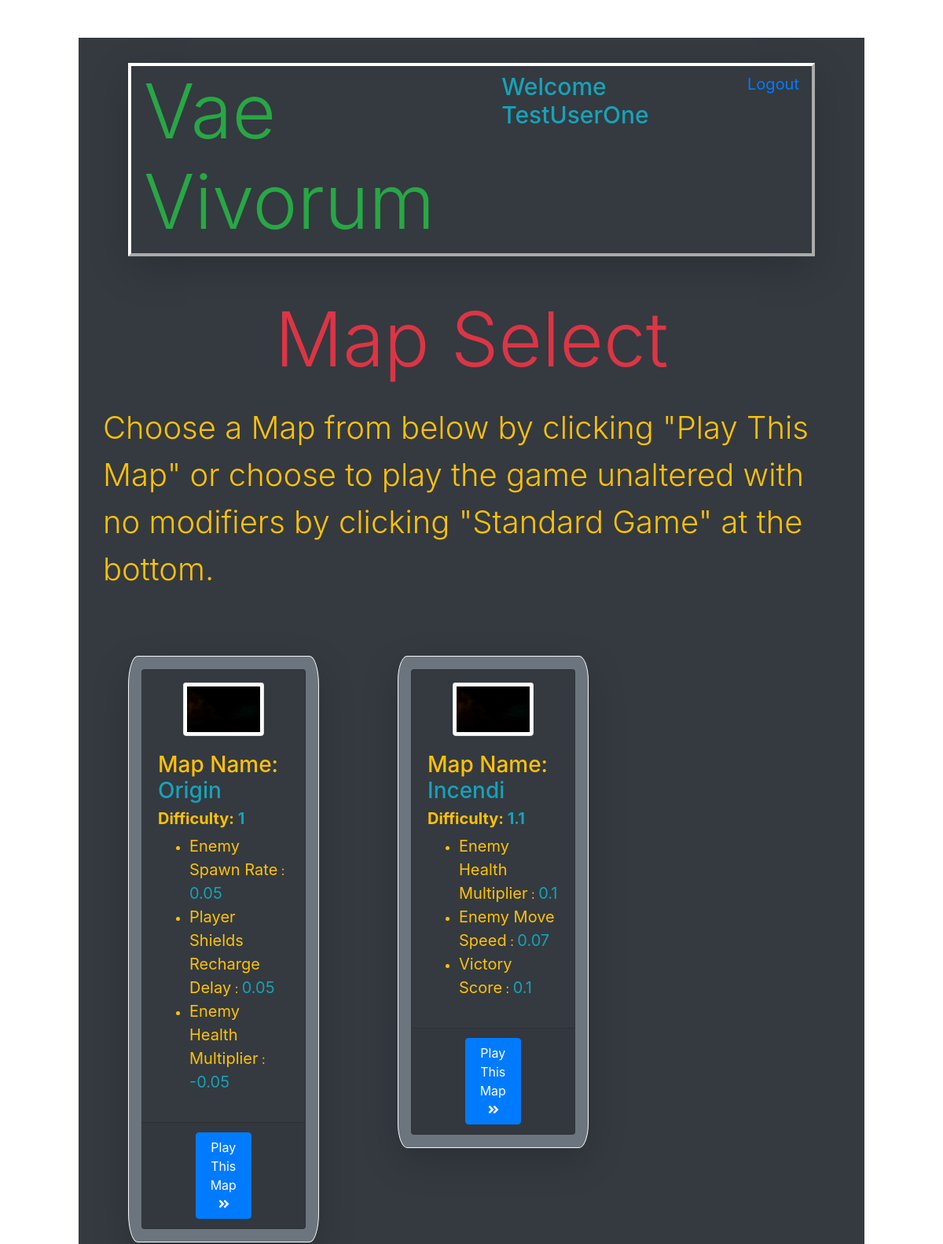
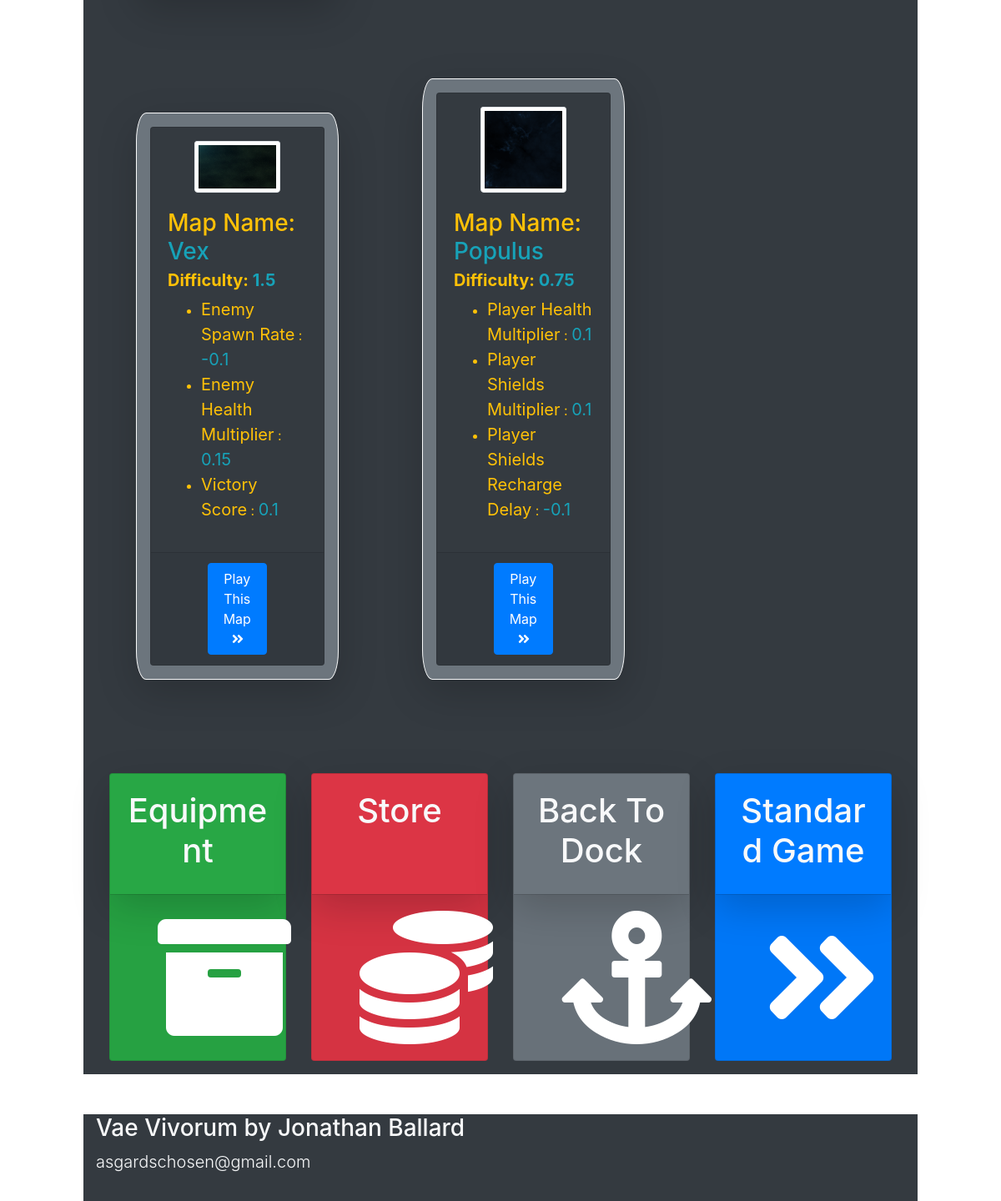
The app's page /map (signed in) with its own data (2 pictures, top to bottom).
### models.py (models this page shows)
class Users(db.Model):
    __tablename__ = "Users"
    id = db.Column(db.Integer, primary_key=True)
    username = db.Column(db.String(255))
    email = db.Column(db.String(255))
    password = db.Column(db.String(255))
    created_at = db.Column(db.DateTime)
    updated_at = db.Column(db.DateTime)
    current_kills = db.Column(db.Integer, default=0)
    current_score = db.Column(db.Integer, default=0)
    current_money = db.Column(db.Integer, default=0)
    current_xp = db.Column(db.Integer, default=0)
    current_level = db.Column(db.Integer, default=0)
    active_ship = db.Column(db.Integer, default=0)
    abilityPointsEarned = db.Column(db.Integer, default=0)
    abilityPointsSpent = db.Column(db.Integer, default = 0)
    passive1 = db.Column(db.Integer, default=0)
    passive2 = db.Column(db.Integer, default=0)
    passive3 = db.Column(db.Integer, default=0)
    passive4 = db.Column(db.Integer, default=0)
    passive5 = db.Column(db.Integer, default=0)
    passive6 = db.Column(db.Integer, default=0)
    passive7 = db.Column(db.Integer, default=0)
    passive8 = db.Column(db.Integer, default=0)
    passive9 = db.Column(db.Integer, default=0)
    passive10 = db.Column(db.Integer, default=0)
    passive11 = db.Column(db.Integer, default=0)
    passive12 = db.Column(db.Integer, default=0)
    passive13 = db.Column(db.Integer, default=0)
    passive14 = db.Column(db.Integer, default=0)
    passive15 = db.Column(db.Integer, default=0)
    passive16 = db.Column(db.Integer, default=0)
    passive17 = db.Column(db.Integer, default=0)
    passive18 = db.Column(db.Integer, default=0)
    passive19 = db.Column(db.Integer, default=0)
    passive20 = db.Column(db.Integer, default=0)
    character_active_ability_id = db.Column(db.Integer, db.ForeignKey("Active_Abilities.id", ondelete="cascade"))
    passive_abilities_this_user_has = db.relationship('User_Character', backref="characters_that_have_this_passive")

class Map(db.Model):
    __tablename__ = "Map"
    id = db.Column(db.Integer, primary_key=True)
    name = db.Column(db.String(255))
    background = db.Column(db.String(255))
    difficulty = db.Column(db.Integer)
    modifier1Name = db.Column(db.String(255))
    modifier1Amount = db.Column(db.Integer)
    modifier2Name = db.Column(db.String(255))
    modifier2Amount = db.Column(db.Integer)
    modifier3Name = db.Column(db.String(255))
    modifier3Amount = db.Column(db.Integer)

### app.py (the view)
@app.route('/map')
def map():
    loggedInUser = Users.query.get(session['id'])
    allMaps = Map.query.all()
    print('allMaps***************************************************',allMaps)
    return render_template("map.html", thisUser = loggedInUser, allMaps = allMaps)

### templates/map.html (shortened to what this page needs)
<!DOCTYPE html>
<html lang="en">
<head>
    <link rel="stylesheet" href="https://stackpath.bootstrapcdn.com/bootstrap/4.4.1/css/bootstrap.min.css">
    <link rel="stylesheet" href="https://cdnjs.cloudflare.com/ajax/libs/font-awesome/5.11.2/css/all.css" />
    <link rel="stylesheet" type="text/css" href="{{ url_for('static', filename='css/style.css') }}">
</head>
<body>
<div class="container bg-dark mt-5 text-warning pt-3 col-xl-10">
    <div id="topbar" class="d-flex flex-row mb-5 mx-5 mt-3 vaeBorder shadow-lg">
        <h1 class="display-1 d-inline-flex text-success ml-3">Vae Vivorum</h1>
        <h4 class="ml-auto d-inline-flex mt-2 text-info welcomeText" >Welcome {{ thisUser.username }}</h4>
        <a class="ml-5 d-inline-flex mt-2 mr-3 logoutLink" href="/logout">Logout</a>
    </div>
    <h1 class="display-1 text-center text-danger">Map Select</h1>
    <p class="lead p-3 unFeatured">Choose a Map from below by clicking "Play This Map" or choose to play the game unaltered with no modifiers by clicking "Standard Game" at the bottom.</p>
    {% for thisMap in allMaps %}
    <div class="mapInfoBox bg-secondary d-inline-block col-xl-3 my-5 mx-5 p-3 border border-light shadow-lg">
        <div class="card mapCard bg-dark">
            <img src="../static/img/backgrounds/{{thisMap.background}}" alt="map" class="align-center mt-3 mapCardImg mx-auto card-img-top img-thumbnail">
            <div class="card-body">
                <h3 class="card-title h3">Map Name: <span class="text-info h3" id="mapNameText">{{ thisMap.name }}</span></h3>
                <h6 class="card-subtitle mb-2 lead font-weight-bold text-warning">Difficulty: <span class="text-info" id="difficultyText">{{ thisMap.difficulty }}</span></h6>
                <ul>
                    <li><span class="modAmt" id="modifier1Name">{{ thisMap.modifier1Name }}</span> : <span class="text-info modAmt" id="modifier1Amount">{{ thisMap.modifier1Amount }}</span></li>
                    <li><span class="modAmt" id="modifier2Name">{{ thisMap.modifier2Name }}</span> : <span class="text-info modAmt" id="modifier2Amount">{{ thisMap.modifier2Amount }}</span></li>
                    <li><span class="modAmt" id="modifier3Name">{{ thisMap.modifier3Name }}</span> : <span class="text-info modAmt" id="modifier3Amount">{{ thisMap.modifier3Amount }}</span></li>
                </ul>
            </div>
            <div class="card-footer">
                <a id="mapSelect" href="{{ url_for('gameId', mapID = thisMap.id) }}" class="d-block btn btn-primary mx-5">Play This Map<i class="mx-3 fas fa-angle-double-right"></i></a>
            </div>
        </div>
    </div>
    {% endfor %}
    <div class="card-deck iconDiv mt-5 p-3 mb-5">
        <div class="card iconCard bg-success">
            <div class="card-body shadow-lg">
                <h1 class="card-title mb-2 text-light text-center">Equipment</h1>
            </div>
            <div class="card-footer">
                <a href="/equipment"><div class="linkIcon"><i class="btn mx-4 fas fa-10x fa-archive"></i></div></a>
            </div>
        </div>
        <div class="card iconCard bg-danger">
            <div class="card-body shadow-lg">
                <h1 class="card-title mb-2 text-light text-center">Store</h1>
            </div>
            <div class="card-footer">
                <a href="/store"><div class="linkIcon"><i class="btn mx-4 fas fa-10x fa-coins"></i></div></a>
            </div>
        </div>
        <div class="card iconCard bg-secondary">
            <div class="card-body shadow-lg">
                <h1 class="card-title mb-2 text-light text-center">Back To Dock</h1>
            </div>
            <div class="card-footer">
                <a href="/dock"><div class="linkIcon"><i class=" img-fluid btn mx-4 fas fa-10x fa-anchor"></i></div></a>
            </div>
        </div>
        <div class="card iconCard bg-primary">
            <div class="card-body shadow-lg">
                <h1 class="card-title mb-2 text-light text-center">Standard Game</h1>
            </div>
            <div class="card-footer">
                <a href="/game"><div class="linkIcon"><i class="img-fluid btn mx-4 fas fa-10x fa-angle-double-right"></i></div></a>
            </div>
        </div>
    </div>
</div>
<div id="bottombar" class="container bg-dark col-xl-10 mt-3 pb-3 text-light">
    <h3>Vae Vivorum by Jonathan Ballard</h3>
    <p class="lead">asgardschosen@gmail.com</p>
</div>
</body>
</html>

### static/css/style.css (style rules this page uses)
.modAmt { font-size: 20px; }
.linkIcon { display: block; text-align: center; }
.fas { color: white; }
.vaeBorder { border: 4px outset white; }
.logoutLink { font-size: 20px; }
.welcomeText { font-size: 30px; }
.unFeatured { font-size: 40px; }
.mapCardImg { max-width: 50%; max-height: 50%; }
.mapInfoBox { border-radius: 5%; }

### records on screen
Users: username "TestUserOne"
Map: background (picture), name "Origin", difficulty "1", modifier1Name "Enemy Spawn Rate", modifier1Amount "0.05", modifier2Name "Player Shields Recharge Delay", modifier2Amount "0.05", modifier3Name "Enemy Health Multiplier", modifier3Amount "-0.05"
Map: background (picture), name "Incendi", difficulty "1.1", modifier1Name "Enemy Health Multiplier", modifier1Amount "0.1", modifier2Name "Enemy Move Speed", modifier2Amount "0.07", modifier3Name "Victory Score", modifier3Amount "0.1"
Map: background (picture), name "Vex", difficulty "1.5", modifier1Name "Enemy Spawn Rate", modifier1Amount "-0.1", modifier2Name "Enemy Health Multiplier", modifier2Amount "0.15", modifier3Name "Victory Score", modifier3Amount "0.1"
Map: background (picture), name "Populus", difficulty "0.75", modifier1Name "Player Health Multiplier", modifier1Amount "0.1", modifier2Name "Player Shields Multiplier", modifier2Amount "0.1", modifier3Name "Player Shields Recharge Delay", modifier3Amount "-0.1"
